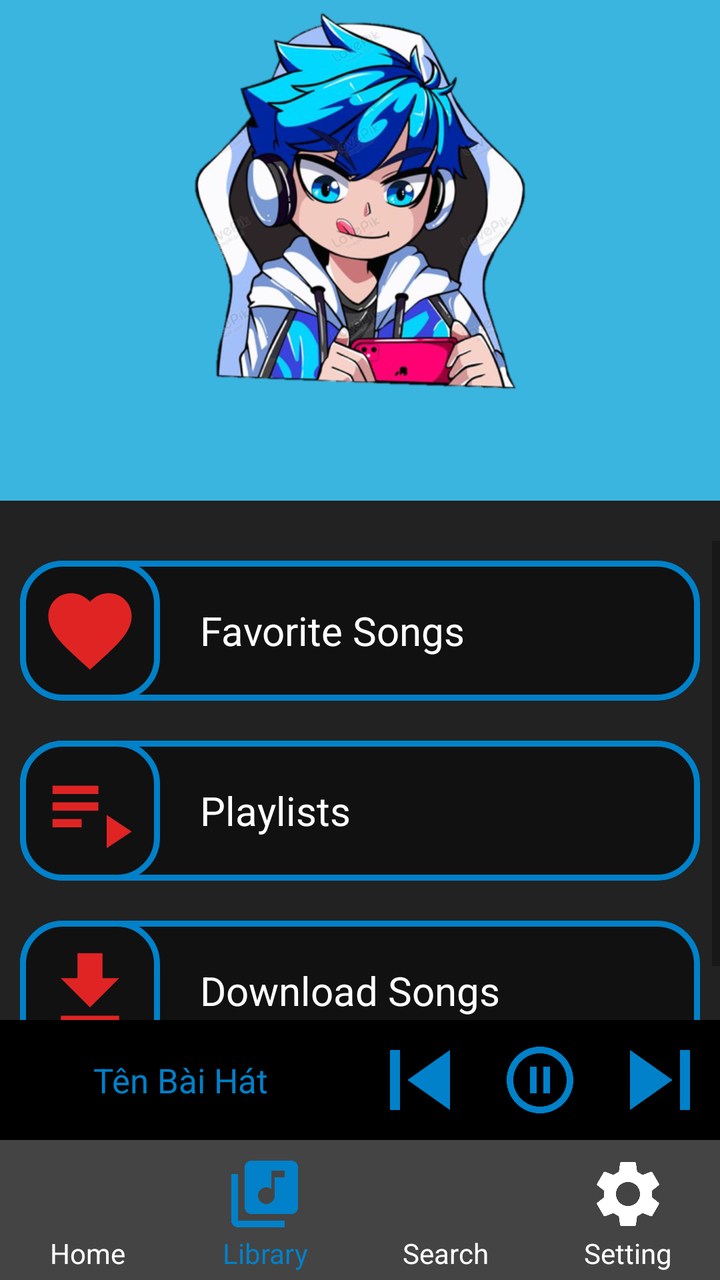
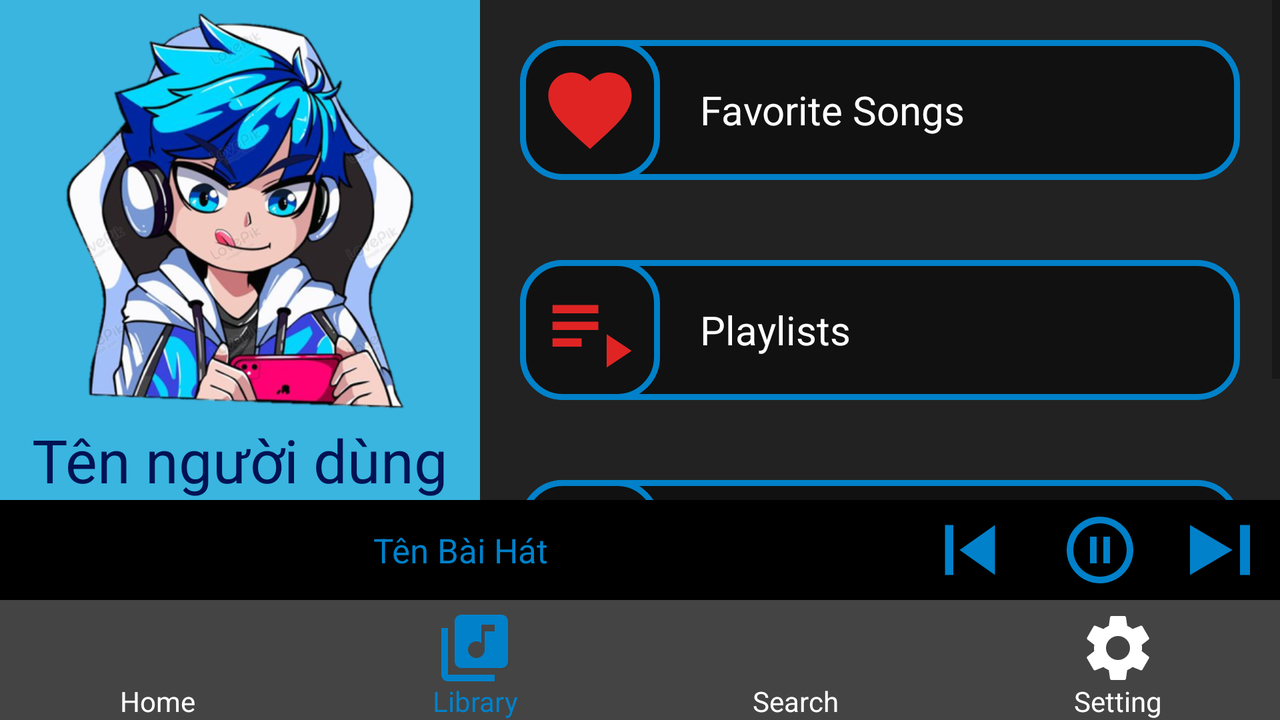

An Android layout and its configuration variant, each rendered on a device that would load it. The default file and the variant file are quoted in full after the pictures.
<!-- AndroidManifest.xml: application theme Theme.MusicApp -->
<!-- res/layout/activity_library.xml -->
<?xml version="1.0" encoding="utf-8"?>
<LinearLayout xmlns:android="http://schemas.android.com/apk/res/android"
    xmlns:app="http://schemas.android.com/apk/res-auto"
    xmlns:tools="http://schemas.android.com/tools"
    android:layout_width="match_parent"
    android:layout_height="match_parent"
    tools:context=".Activity.LibraryActivity"
    android:orientation="vertical"
    android:background="@color/layout_background">
    <LinearLayout
        android:layout_width="match_parent"
        android:layout_height="wrap_content"
        android:orientation="vertical"
        android:gravity="center"
        android:background="#39B5E0"
        android:paddingBottom="10dp"
        android:layout_marginBottom="20dp">
        <ImageView
            android:layout_width="200dp"
            android:layout_height="200dp"
            android:src="@drawable/logouser"/>
        <TextView
            android:id="@+id/textView_user"
            android:layout_width="wrap_content"
            android:layout_height="wrap_content"
            android:textSize="30sp"
            android:textColor="#001253"/>
    </LinearLayout>
    <ScrollView
        android:layout_width="match_parent"
        android:layout_height="match_parent"
        android:layout_weight="1">
        <LinearLayout
            android:layout_width="match_parent"
            android:layout_height="wrap_content"
            android:layout_weight="1"
            android:orientation="vertical">
            <LinearLayout
                android:id="@+id/favoriteSongs"
                android:layout_width="match_parent"
                android:layout_height="70dp"
                android:orientation="horizontal"
                android:background="@drawable/background_item_library"
                android:layout_margin="10dp">
                <ImageView
                    android:layout_width="70dp"
                    android:layout_height="70dp"
                    android:src="@drawable/ic_favorite_library"
                    android:layout_gravity="center"
                    android:background="@drawable/background_item_library"
                    android:padding="10dp"/>
                <TextView
                    android:layout_width="match_parent"
                    android:layout_height="match_parent"
                    android:text="Favorite Songs"
                    android:textColor="@color/main_text"
                    android:gravity="start|center"
                    android:layout_marginStart="20dp"
                    android:textSize="20dp"
                    android:layout_weight="1"/>
                <ImageView
                    android:layout_width="70dp"
                    android:layout_height="70dp"
                    android:src="@drawable/ic_forward"
                    android:padding="20dp"/>
            </LinearLayout>
            <LinearLayout
                android:id="@+id/playlists"
                android:layout_width="match_parent"
                android:layout_height="70dp"
                android:orientation="horizontal"
                android:background="@drawable/background_item_library"
                android:layout_margin="10dp">
                <ImageView
                    android:layout_width="70dp"
                    android:layout_height="70dp"
                    android:src="@drawable/ic_playlist"
                    android:layout_gravity="center"
                    android:background="@drawable/background_item_library"
                    android:padding="10dp"/>
                <TextView
                    android:layout_width="match_parent"
                    android:layout_height="match_parent"
                    android:text="Playlists"
                    android:textColor="@color/main_text"
                    android:gravity="start|center"
                    android:layout_marginStart="20dp"
                    android:textSize="20dp"
                    android:layout_weight="1"/>
                <ImageView
                    android:layout_width="70dp"
                    android:layout_height="70dp"
                    android:src="@drawable/ic_forward"
                    android:padding="20dp"/>
            </LinearLayout>
            <LinearLayout
                android:id="@+id/downloadSongs"
                android:layout_width="match_parent"
                android:layout_height="70dp"
                android:orientation="horizontal"
                android:background="@drawable/background_item_library"
                android:layout_margin="10dp">
                <ImageView
                    android:layout_width="70dp"
                    android:layout_height="70dp"
                    android:src="@drawable/ic_download"
                    android:layout_gravity="center"
                    android:background="@drawable/background_item_library"
                    android:padding="10dp"/>
                <TextView
                    android:layout_width="match_parent"
                    android:layout_height="match_parent"
                    android:text="Download Songs"
                    android:textColor="@color/main_text"
                    android:gravity="start|center"
                    android:layout_marginStart="20dp"
                    android:textSize="20dp"
                    android:layout_weight="1"/>
                <ImageView
                    android:layout_width="70dp"
                    android:layout_height="70dp"
                    android:src="@drawable/ic_forward"
                    android:padding="20dp"/>
            </LinearLayout>
        </LinearLayout>
    </ScrollView>
    <LinearLayout
        android:id="@+id/miniLayout_Play"
        android:layout_width="match_parent"
        android:layout_height="60dp"
        android:orientation="horizontal"
        android:background="#000000">
        <TextView
            android:id="@+id/txv_namesong"
            android:layout_width="wrap_content"
            android:layout_height="match_parent"
            android:text="Tên Bài Hát"
            android:textColor="@color/secondary_color"
            android:gravity="center"
            android:layout_weight="1"
            android:textSize="17sp"/>
        <ImageButton
            android:id="@+id/bt_previous"
            android:background="#000000"
            android:layout_width="60dp"
            android:layout_height="match_parent"
            android:src="@drawable/ic_skip_previous"
            android:scaleType="fitStart"/>
        <ImageButton
            android:id="@+id/bt_play"
            android:background="#000000"
            android:layout_width="60dp"
            android:layout_height="match_parent"
            android:src="@drawable/ic_pause"/>
        <ImageButton
            android:id="@+id/bt_next"
            android:background="#000000"
            android:layout_width="60dp"
            android:layout_height="match_parent"
            android:src="@drawable/ic_skip_next"
            android:scaleType="fitXY"/>
    </LinearLayout>
    <LinearLayout
        android:layout_width="match_parent"
        android:layout_height="70dp"
        android:orientation="horizontal"
        android:background="#444444">

        <LinearLayout
            android:layout_width="wrap_content"
            android:layout_height="wrap_content"
            android:orientation="vertical"
            android:layout_marginTop="7dp"
            android:layout_weight="1"
            android:gravity="center">
            <ImageButton
                android:id="@+id/iB_home"
                android:layout_width="40dp"
                android:layout_height="40dp"
                android:layout_weight="1"
                android:src="@drawable/ic_home"
                android:backgroundTint="@color/footer_color"
                android:paddingTop="10dp"/>
            <TextView
                android:layout_width="40dp"
                android:layout_height="wrap_content"
                android:text="Home"
                android:textColor="@color/main_text"
                android:gravity="center"/>
        </LinearLayout>
        <LinearLayout
            android:layout_width="wrap_content"
            android:layout_height="wrap_content"
            android:orientation="vertical"
            android:layout_marginTop="7dp"
            android:layout_weight="1"
            android:gravity="center">
            <ImageButton
                android:id="@+id/iB_library"
                android:layout_width="40dp"
                android:layout_height="40dp"

                android:src="@drawable/ic_library_selected"
                android:backgroundTint="@color/footer_color"
                android:paddingTop="10dp"/>
            <TextView
                android:layout_width="wrap_content"
                android:layout_height="wrap_content"
                android:text="Library"
                android:textColor="@color/secondary_color"
                android:gravity="center"/>
        </LinearLayout>
        <LinearLayout
            android:layout_width="wrap_content"
            android:layout_height="wrap_content"
            android:orientation="vertical"
            android:layout_marginTop="7dp"
            android:layout_weight="1"
            android:gravity="center">
            <ImageButton
                android:id="@+id/iB_search"
                android:layout_width="40dp"
                android:layout_height="40dp"

                android:src="@drawable/ic_search"
                android:backgroundTint="@color/footer_color"
                android:paddingTop="10dp"/>
            <TextView
                android:layout_width="wrap_content"
                android:layout_height="wrap_content"
                android:text="Search"
                android:textColor="@color/main_text"
                android:gravity="center"/>
        </LinearLayout>
        <LinearLayout
            android:layout_width="wrap_content"
            android:layout_height="wrap_content"
            android:orientation="vertical"
            android:layout_marginTop="7dp"
            android:layout_weight="1"
            android:gravity="center">
            <ImageButton
                android:id="@+id/iB_setting"
                android:layout_width="40dp"
                android:layout_height="40dp"

                android:src="@drawable/ic_setting"
                android:backgroundTint="@color/footer_color"
                android:paddingTop="10dp"/>
            <TextView
                android:layout_width="wrap_content"
                android:layout_height="wrap_content"
                android:text="Setting"
                android:textColor="@color/main_text"
                android:gravity="center"/>
        </LinearLayout>
    </LinearLayout>
</LinearLayout>
<!-- resources referenced by this layout -->
<resources>
  <color name="footer_color">#444444</color>
  <color name="layout_background">#222222</color>
  <color name="main_text">#FFFFFF</color>
  <color name="secondary_color">#0081C9</color>
  <!-- drawable background_item_library (drawable) -->
  <shape xmlns:android="http://schemas.android.com/apk/res/android"
      android:shape="rectangle">
      <corners android:radius="20dp"/>
      <solid android:color="#111111"/>
      <stroke
          android:width="3dp"
          android:color="@color/secondary_color" />
  </shape>
  <!-- drawable ic_download (drawable) -->
  <vector android:autoMirrored="true" android:height="24dp"
      android:tint="#E02424" android:viewportHeight="24"
      android:viewportWidth="24" android:width="24dp" xmlns:android="http://schemas.android.com/apk/res/android">
      <path android:fillColor="@android:color/white" android:pathData="M5,20h14v-2H5V20zM19,9h-4V3H9v6H5l7,7L19,9z"/>
  </vector>
  <!-- drawable ic_favorite_library (drawable) -->
  <vector android:autoMirrored="true" android:height="20dp"
      android:tint="#E02424" android:viewportHeight="24"
      android:viewportWidth="24" android:width="20dp" xmlns:android="http://schemas.android.com/apk/res/android">
      <path android:fillColor="@android:color/white" android:pathData="M12,21.35l-1.45,-1.32C5.4,15.36 2,12.28 2,8.5 2,5.42 4.42,3 7.5,3c1.74,0 3.41,0.81 4.5,2.09C13.09,3.81 14.76,3 16.5,3 19.58,3 22,5.42 22,8.5c0,3.78 -3.4,6.86 -8.55,11.54L12,21.35z"/>
  </vector>
  <!-- drawable ic_pause (drawable) -->
  <vector android:autoMirrored="true" android:height="40dp"
      android:tint="#0081C9" android:viewportHeight="24"
      android:viewportWidth="24" android:width="40dp" xmlns:android="http://schemas.android.com/apk/res/android">
      <path android:fillColor="@android:color/white" android:pathData="M9,16h2L11,8L9,8v8zM12,2C6.48,2 2,6.48 2,12s4.48,10 10,10 10,-4.48 10,-10S17.52,2 12,2zM12,20c-4.41,0 -8,-3.59 -8,-8s3.59,-8 8,-8 8,3.59 8,8 -3.59,8 -8,8zM13,16h2L15,8h-2v8z"/>
  </vector>
  <!-- drawable ic_skip_next (drawable) -->
  <vector android:autoMirrored="true" android:height="40dp"
      android:tint="#0081C9" android:viewportHeight="24"
      android:viewportWidth="24" android:width="40dp" xmlns:android="http://schemas.android.com/apk/res/android">
      <path android:fillColor="@android:color/white" android:pathData="M6,18l8.5,-6L6,6v12zM16,6v12h2V6h-2z"/>
  </vector>
  <!-- drawable ic_skip_previous (drawable) -->
  <vector android:autoMirrored="true" android:height="40dp"
      android:tint="#0081C9" android:viewportHeight="24"
      android:viewportWidth="24" android:width="40dp" xmlns:android="http://schemas.android.com/apk/res/android">
      <path android:fillColor="@android:color/white" android:pathData="M6,6h2v12L6,18zM9.5,12l8.5,6L18,6z"/>
  </vector>
  <style name="Theme.MusicApp" parent="Theme.MaterialComponents.DayNight.DarkActionBar">
          
          <item name="colorPrimary">@color/purple_500</item>
          <item name="colorPrimaryVariant">@color/purple_700</item>
          <item name="colorOnPrimary">@color/white</item>
          
          <item name="colorSecondary">@color/teal_200</item>
          <item name="colorSecondaryVariant">@color/teal_700</item>
          <item name="colorOnSecondary">@color/black</item>
          
          <item name="android:statusBarColor">?attr/colorPrimaryVariant</item>
          
      </style>
  <color name="purple_500">#FF6200EE</color>
  <color name="purple_700">#FF3700B3</color>
  <color name="white">#FFFFFFFF</color>
  <color name="teal_200">#FF03DAC5</color>
  <color name="teal_700">#FF018786</color>
  <color name="black">#FF000000</color>
</resources>
<!-- res/layout-land/activity_library.xml (the repository's variant of the layout above) -->
<!-- drawn on the phone turned sideways -->
<?xml version="1.0" encoding="utf-8"?>
<LinearLayout xmlns:android="http://schemas.android.com/apk/res/android"
    xmlns:app="http://schemas.android.com/apk/res-auto"
    xmlns:tools="http://schemas.android.com/tools"
    android:layout_width="match_parent"
    android:layout_height="match_parent"
    tools:context=".Activity.LibraryActivity"
    android:orientation="vertical"
    android:background="@color/layout_background">
    <LinearLayout
        android:layout_width="match_parent"
        android:layout_height="wrap_content"
        android:orientation="horizontal"
        android:layout_weight="1">

        <LinearLayout
            android:layout_width="240dp"
            android:layout_height="match_parent"
            android:orientation="vertical"
            android:background="#39B5E0">

            <ImageView
                android:layout_width="match_parent"
                android:layout_height="240dp"
                android:src="@drawable/logouser"
                android:layout_weight="1"/>

            <TextView
                android:id="@+id/textView_user"
                android:layout_width="wrap_content"
                android:layout_height="wrap_content"
                android:textSize="30sp"
                android:textColor="#001253"
                android:text="Tên người dùng"
                android:layout_gravity="center"/>
        </LinearLayout>
        <ScrollView
            android:layout_width="match_parent"
            android:layout_height="match_parent">
            <LinearLayout
                android:layout_width="match_parent"
                android:layout_height="match_parent"
                android:layout_weight="1"
                android:orientation="vertical">
                <LinearLayout
                    android:id="@+id/favoriteSongs"
                    android:layout_width="match_parent"
                    android:layout_height="70dp"
                    android:orientation="horizontal"
                    android:background="@drawable/background_item_library"
                    android:layout_margin="20dp">
                    <ImageView
                        android:layout_width="70dp"
                        android:layout_height="70dp"
                        android:src="@drawable/ic_favorite_library"
                        android:layout_gravity="center"
                        android:background="@drawable/background_item_library"
                        android:padding="10dp"/>
                    <TextView
                        android:layout_width="match_parent"
                        android:layout_height="match_parent"
                        android:text="Favorite Songs"
                        android:textColor="@color/main_text"
                        android:gravity="start|center"
                        android:layout_marginStart="20dp"
                        android:textSize="20dp"
                        android:layout_weight="1"/>
                    <ImageView
                        android:layout_width="70dp"
                        android:layout_height="70dp"
                        android:src="@drawable/ic_forward"
                        android:padding="20dp"/>
                </LinearLayout>
                <LinearLayout
                    android:id="@+id/playlists"
                    android:layout_width="match_parent"
                    android:layout_height="70dp"
                    android:orientation="horizontal"
                    android:background="@drawable/background_item_library"
                    android:layout_margin="20dp">
                    <ImageView
                        android:layout_width="70dp"
                        android:layout_height="70dp"
                        android:src="@drawable/ic_playlist"
                        android:layout_gravity="center"
                        android:background="@drawable/background_item_library"
                        android:padding="10dp"/>
                    <TextView
                        android:layout_width="match_parent"
                        android:layout_height="match_parent"
                        android:text="Playlists"
                        android:textColor="@color/main_text"
                        android:gravity="start|center"
                        android:layout_marginStart="20dp"
                        android:textSize="20dp"
                        android:layout_weight="1"/>
                    <ImageView
                        android:layout_width="70dp"
                        android:layout_height="70dp"
                        android:src="@drawable/ic_forward"
                        android:padding="20dp"/>
                </LinearLayout>
                <LinearLayout
                    android:id="@+id/downloadSongs"
                    android:layout_width="match_parent"
                    android:layout_height="70dp"
                    android:orientation="horizontal"
                    android:background="@drawable/background_item_library"
                    android:layout_margin="20dp">
                    <ImageView
                        android:layout_width="70dp"
                        android:layout_height="70dp"
                        android:src="@drawable/ic_download"
                        android:layout_gravity="center"
                        android:background="@drawable/background_item_library"
                        android:padding="10dp"/>
                    <TextView
                        android:layout_width="match_parent"
                        android:layout_height="match_parent"
                        android:text="Download Songs"
                        android:textColor="@color/main_text"
                        android:gravity="start|center"
                        android:layout_marginStart="20dp"
                        android:textSize="20dp"
                        android:layout_weight="1"/>
                    <ImageView
                        android:layout_width="70dp"
                        android:layout_height="70dp"
                        android:src="@drawable/ic_forward"
                        android:padding="20dp"/>
                </LinearLayout>
            </LinearLayout>
        </ScrollView>


    </LinearLayout>

    <LinearLayout
        android:id="@+id/miniLayout_Play"
        android:layout_width="match_parent"
        android:layout_height="50dp"
        android:orientation="horizontal"
        android:background="#000000">
        <TextView
            android:id="@+id/txv_namesong"
            android:layout_width="wrap_content"
            android:layout_height="match_parent"
            android:text="Tên Bài Hát"
            android:textColor="@color/secondary_color"
            android:gravity="center"
            android:layout_weight="1"
            android:textSize="17sp"/>
        <ImageButton
            android:id="@+id/bt_previous"
            android:background="#000000"
            android:layout_width="60dp"
            android:layout_height="match_parent"
            android:src="@drawable/ic_skip_previous"
            android:scaleType="fitStart"/>
        <ImageButton
            android:id="@+id/bt_play"
            android:background="#000000"
            android:layout_width="60dp"
            android:layout_height="match_parent"
            android:src="@drawable/ic_pause"/>
        <ImageButton
            android:id="@+id/bt_next"
            android:background="#000000"
            android:layout_width="60dp"
            android:layout_height="match_parent"
            android:src="@drawable/ic_skip_next"
            android:scaleType="fitXY"/>
    </LinearLayout>
    <LinearLayout
        android:layout_width="match_parent"
        android:layout_height="60dp"
        android:orientation="horizontal"
        android:background="#444444">

        <LinearLayout
            android:layout_width="wrap_content"
            android:layout_height="wrap_content"
            android:orientation="vertical"
            android:layout_marginTop="7dp"
            android:layout_weight="1"
            android:gravity="center">
            <ImageButton
                android:id="@+id/iB_home"
                android:layout_width="40dp"
                android:layout_height="40dp"
                android:layout_weight="1"
                android:src="@drawable/ic_home"
                android:backgroundTint="@color/footer_color"
                android:paddingTop="10dp"/>
            <TextView
                android:layout_width="40dp"
                android:layout_height="wrap_content"
                android:text="Home"
                android:textColor="@color/main_text"
                android:gravity="center"/>
        </LinearLayout>
        <LinearLayout
            android:layout_width="wrap_content"
            android:layout_height="wrap_content"
            android:orientation="vertical"
            android:layout_marginTop="7dp"
            android:layout_weight="1"
            android:gravity="center">
            <ImageButton
                android:id="@+id/iB_library"
                android:layout_width="40dp"
                android:layout_height="40dp"
                android:layout_weight="1"
                android:src="@drawable/ic_library_selected"
                android:backgroundTint="@color/footer_color"
                android:paddingTop="10dp"/>
            <TextView
                android:layout_width="wrap_content"
                android:layout_height="wrap_content"
                android:text="Library"
                android:textColor="@color/secondary_color"
                android:gravity="center"/>
        </LinearLayout>
        <LinearLayout
            android:layout_width="wrap_content"
            android:layout_height="wrap_content"
            android:orientation="vertical"
            android:layout_marginTop="7dp"
            android:layout_weight="1"
            android:gravity="center">
            <ImageButton
                android:id="@+id/iB_search"
                android:layout_width="40dp"
                android:layout_height="40dp"
                android:layout_weight="1"
                android:src="@drawable/ic_search"
                android:backgroundTint="@color/footer_color"
                android:paddingTop="10dp"/>
            <TextView
                android:layout_width="wrap_content"
                android:layout_height="wrap_content"
                android:text="Search"
                android:textColor="@color/main_text"
                android:gravity="center"/>
        </LinearLayout>
        <LinearLayout
            android:layout_width="wrap_content"
            android:layout_height="wrap_content"
            android:orientation="vertical"
            android:layout_marginTop="7dp"
            android:layout_weight="1"
            android:gravity="center">
            <ImageButton
                android:id="@+id/iB_setting"
                android:layout_width="40dp"
                android:layout_height="40dp"
                android:layout_weight="1"
                android:src="@drawable/ic_setting"
                android:backgroundTint="@color/footer_color"
                android:paddingTop="10dp"/>
            <TextView
                android:layout_width="wrap_content"
                android:layout_height="wrap_content"
                android:text="Setting"
                android:textColor="@color/main_text"
                android:gravity="center"/>
        </LinearLayout>
    </LinearLayout>
</LinearLayout>
